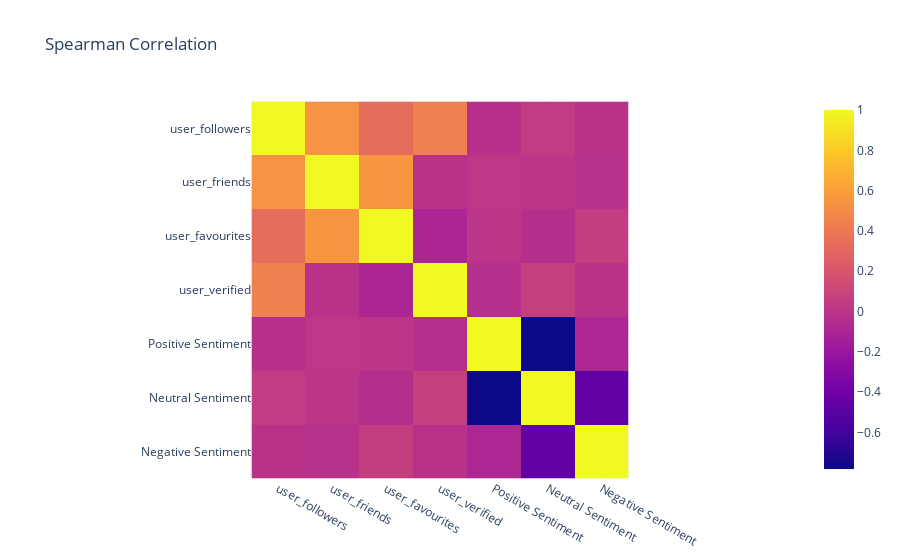

Notebook code for this chart:
### Markdown cell above
Now let’s have a look at the correlation between the tweets and the other numeric features in the dataset:

### Code cell
ex.imshow(f_data[['user_followers','user_friends','user_favourites','user_verified','Positive Sentiment',
                  'Neutral Sentiment','Negative Sentiment']].corr('spearman'),title='Spearman Correlation')

### Figure 1 — Plotly figure (JSON) as saved in the notebook; plotly's stock layout.template omitted (floating-point values rounded to 4 significant figures)
{"data": [{"coloraxis": "coloraxis", "name": "0", "x": ["user_followers", "user_friends", "user_favourites", "user_verified", "Positive Sentiment", "Neutral Sentiment", "Negative Sentiment"], "y": ["user_followers", "user_friends", "user_favourites", "user_verified", "Positive Sentiment", "Neutral Sentiment", "Negative Sentiment"], "z": [[1, 0.5438, 0.3339, 0.4414, -0.0249, 0.0398, -0.01948], [0.5438, 1, 0.5529, -0.01935, 0.01264, -0.003779, -0.02327], [0.3339, 0.5529, 1, -0.09526, -0.002755, -0.0412, 0.05441], [0.4414, -0.01935, -0.09526, 1, -0.0365, 0.05705, -0.02205], [-0.0249, 0.01264, -0.002755, -0.0365, 1, -0.7808, -0.08976], [0.0398, -0.003779, -0.0412, 0.05705, -0.7808, 1, -0.4561], [-0.01948, -0.02327, 0.05441, -0.02205, -0.08976, -0.4561, 1]], "type": "heatmap", "xaxis": "x", "yaxis": "y", "hovertemplate": "x: %{x}<br>y: %{y}<br>color: %{z}<extra></extra>"}], "layout": {"xaxis": {"anchor": "y", "domain": [0, 1], "scaleanchor": "y", "constrain": "domain"}, "yaxis": {"anchor": "x", "domain": [0, 1], "autorange": "reversed", "constrain": "domain"}, "coloraxis": {"colorscale": [[0, "#0d0887"], [0.1111, "#46039f"], [0.2222, "#7201a8"], [0.3333, "#9c179e"], [0.4444, "#bd3786"], [0.5556, "#d8576b"], [0.6667, "#ed7953"], [0.7778, "#fb9f3a"], [0.8889, "#fdca26"], [1, "#f0f921"]]}, "title": {"text": "Spearman Correlation"}}}
